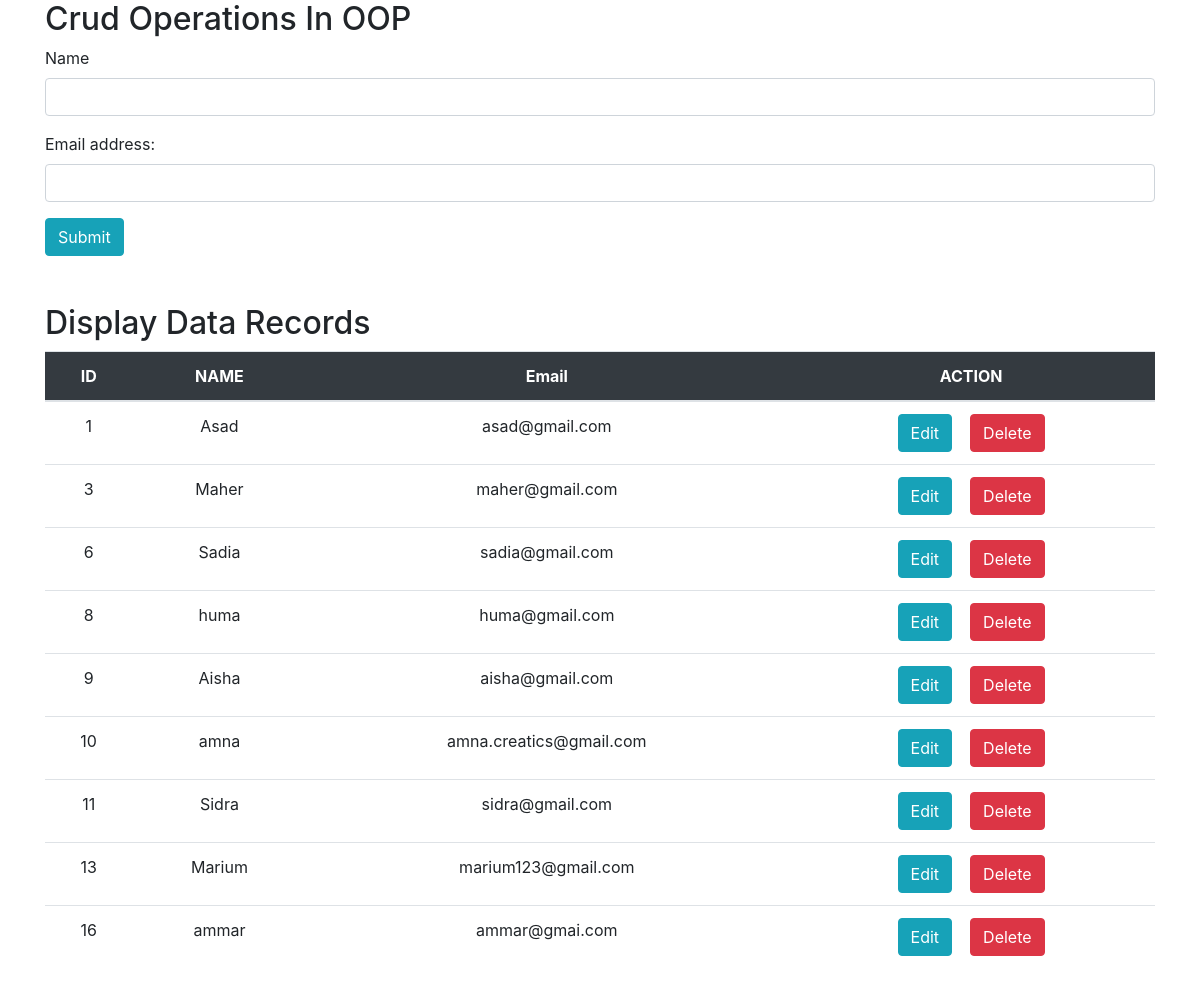
The page / on the database its author committed.
### tables this page shows
CREATE TABLE `user_tb` (
  `id` int(11) NOT NULL,
  `name` varchar(255) NOT NULL,
  `email` varchar(255) NOT NULL
);

### model/model.php (called while the page is built, shortened)
<?php
class Model{
	private $db_host='localhost';
    private $db_username='root';
    private $db_password='';
    private $db_name='admin_db';
	private $conn;
	public function __construct(){
		$this->conn=new mysqli($this->db_host,$this->db_username,$this->db_password,$this->db_name);
		if($this->conn->connect_error){
			echo "Connection Failed!";
		}
		else{
			return $this->conn;
		}
	}
	public function displayRecords(){
		$sql="select * from user_tb";
		$result=$this->conn->query($sql);
		if($result->num_rows>0){
			while($row=$result->fetch_assoc()){
				$data[]=$row;
			}
			return $data;
		}
	}
}
?>

### index.php (the view, shortened to what this page needs)
<?php include('model/model.php');
$obj=new Model();
?>
<!DOCTYPE html>
<html lang="en">
<head>
  <link rel="stylesheet" href="https://cdn.jsdelivr.net/npm/bootstrap@4.6.2/dist/css/bootstrap.min.css">
</head>
<body>
<div class="container">
<h2>Crud Operations In OOP</h2>
<?php
if(isset($_GET['editid'])){
	$editid=$_GET['editid'];
	$myrecord=$obj->dataFetchById($editid);
	?>
	<form action="" method="post">
<div class="form-group">
    <label for="name">Name</label>
    <input type="name" class="form-control" value="<?php echo $myrecord['name']; ?>"  name="name" id="name" required>
  </div>
  <div class="form-group">
    <label for="email">Email address:</label>
    <input type="email" class="form-control"  value="<?php echo $myrecord['email']; ?>" name="email" id="email" required>
  </div>
  <input type="hidden" name="hide" value="<?php echo $myrecord['id'] ?>" ></button>
  <button type="submit" name="update" value="update" class="btn btn-info">Update</button>
</form>
<?php
}
else{
?>
<form action="" method="post">
<div class="form-group">
    <label for="name">Name</label>
    <input type="name" class="form-control"  name="name" id="name" required>
  </div>
  <div class="form-group">
    <label for="email">Email address:</label>
    <input type="email" class="form-control"   name="email" id="email" required>
  </div>
  <button type="submit" name="submit" class="btn btn-info">Submit</button>
</form>
<?php
}
?>
<br>
<br>
<h2>Display Data Records</h2>
<table class="table text-center ">
    <thead class="bg-dark text-white">
      <tr>
        <th>ID</th>
        <th>NAME</th>
        <th>Email</th>
		<th>ACTION</th>
      </tr>
    </thead>
	<?php $datarecord=$obj->displayRecords();
		  foreach($datarecord as $value){
			?>
			<tr>
		<td><?php echo  $value['id']   ?></td>
        <td><?php echo  $value['name']   ?></td>
        <td><?php echo  $value['email']   ?></td>
		<td><a href="index.php?editid=<?php echo $value['id']; ?>" class="btn  btn-info"> Edit </a>
		    <a href="index.php?deleteid=<?php echo $value['id']; ?>" class="btn  btn-danger"> Delete </a>
		</td>
			</tr>
			<?php
		      }
	         ?>
  </table>
</div>
</body>
</html>

### rows shown on the page
user_tb: id "1", name "Asad", email "asad@gmail.com"
user_tb: id "3", name "Maher", email "maher@gmail.com"
user_tb: id "6", name "Sadia", email "sadia@gmail.com"
user_tb: id "8", name "huma", email "huma@gmail.com"
user_tb: id "9", name "Aisha", email "aisha@gmail.com"
user_tb: id "10", name "amna", email "amna.creatics@gmail.com"
user_tb: id "11", name "Sidra", email "sidra@gmail.com"
user_tb: id "13", name "Marium", email "marium123@gmail.com"
user_tb: id "16", name "ammar", email "ammar@gmai.com"
